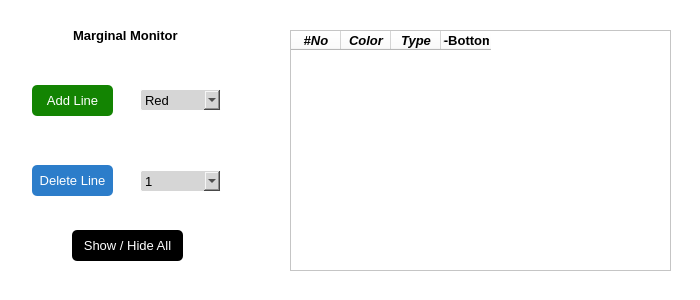
<?xml version="1.0" encoding="UTF-8"?>
<ui version="4.0">
 <class>MainGui</class>
 <widget class="QWidget" name="MainGui">
  <property name="geometry">
   <rect>
    <x>0</x>
    <y>0</y>
    <width>700</width>
    <height>300</height>
   </rect>
  </property>
  <property name="minimumSize">
   <size>
    <width>700</width>
    <height>300</height>
   </size>
  </property>
  <property name="maximumSize">
   <size>
    <width>700</width>
    <height>300</height>
   </size>
  </property>
  <property name="windowTitle">
   <string>Form</string>
  </property>
  <property name="styleSheet">
   <string notr="true">background-color: white</string>
  </property>
  <widget class="QLabel" name="label">
   <property name="geometry">
    <rect>
     <x>73</x>
     <y>20</y>
     <width>121</width>
     <height>31</height>
    </rect>
   </property>
   <property name="font">
    <font>
     <pointsize>10</pointsize>
     <bold>true</bold>
    </font>
   </property>
   <property name="text">
    <string>Marginal Monitor</string>
   </property>
  </widget>
  <widget class="QPushButton" name="pushButton">
   <property name="geometry">
    <rect>
     <x>32</x>
     <y>85</y>
     <width>81</width>
     <height>31</height>
    </rect>
   </property>
   <property name="font">
    <font>
     <pointsize>10</pointsize>
    </font>
   </property>
   <property name="styleSheet">
    <string notr="true">QPushButton {background-color: rgb(19, 132, 2); color: white; border-radius: 5px; cursor: pointer }  QPushButton:hover {border: 2px solid pink} 
</string>
   </property>
   <property name="text">
    <string>Add Line</string>
   </property>
  </widget>
  <widget class="QPushButton" name="pushButton_2">
   <property name="geometry">
    <rect>
     <x>32</x>
     <y>165</y>
     <width>81</width>
     <height>31</height>
    </rect>
   </property>
   <property name="font">
    <font>
     <pointsize>10</pointsize>
    </font>
   </property>
   <property name="styleSheet">
    <string notr="true">QPushButton {background-color: rgb(44, 125, 202); color: white; border-radius: 5px; cursor: pointer }  QPushButton:hover {border: 2px solid pink} 
</string>
   </property>
   <property name="text">
    <string>Delete Line</string>
   </property>
  </widget>
  <widget class="QComboBox" name="comboBox">
   <property name="geometry">
    <rect>
     <x>140</x>
     <y>89</y>
     <width>81</width>
     <height>22</height>
    </rect>
   </property>
   <property name="font">
    <font>
     <pointsize>10</pointsize>
    </font>
   </property>
   <property name="styleSheet">
    <string notr="true">background-color:rgb(214, 214, 214); border: 1px solid white; border-radius: 2px; color: rgb(0, 0, 0)</string>
   </property>
   <item>
    <property name="text">
     <string>Red</string>
    </property>
   </item>
   <item>
    <property name="text">
     <string>Green</string>
    </property>
   </item>
   <item>
    <property name="text">
     <string>Black</string>
    </property>
   </item>
   <item>
    <property name="text">
     <string>Blue</string>
    </property>
   </item>
   <item>
    <property name="text">
     <string>White</string>
    </property>
   </item>
   <item>
    <property name="text">
     <string>Yellow</string>
    </property>
   </item>
   <item>
    <property name="text">
     <string>Orange</string>
    </property>
   </item>
  </widget>
  <widget class="QComboBox" name="comboBox_2">
   <property name="geometry">
    <rect>
     <x>140</x>
     <y>170</y>
     <width>81</width>
     <height>22</height>
    </rect>
   </property>
   <property name="font">
    <font>
     <pointsize>10</pointsize>
    </font>
   </property>
   <property name="styleSheet">
    <string notr="true">background-color:rgb(214, 214, 214); border: 1px solid white; border-radius: 2px; color: rgb(0, 0, 0)</string>
   </property>
   <item>
    <property name="text">
     <string>1</string>
    </property>
   </item>
   <item>
    <property name="text">
     <string>2</string>
    </property>
   </item>
  </widget>
  <widget class="QTableWidget" name="tableWidget">
   <property name="geometry">
    <rect>
     <x>290</x>
     <y>30</y>
     <width>381</width>
     <height>241</height>
    </rect>
   </property>
   <attribute name="horizontalHeaderDefaultSectionSize">
    <number>50</number>
   </attribute>
   <column>
    <property name="text">
     <string>#No</string>
    </property>
    <property name="font">
     <font>
      <pointsize>10</pointsize>
      <italic>true</italic>
      <bold>true</bold>
     </font>
    </property>
   </column>
   <column>
    <property name="text">
     <string>Color</string>
    </property>
    <property name="font">
     <font>
      <pointsize>10</pointsize>
      <italic>true</italic>
      <bold>true</bold>
     </font>
    </property>
   </column>
   <column>
    <property name="text">
     <string>Type</string>
    </property>
    <property name="font">
     <font>
      <pointsize>10</pointsize>
      <italic>true</italic>
      <bold>true</bold>
     </font>
    </property>
   </column>
   <column>
    <property name="text">
     <string>Position (Top-Bottom / Left-Right)</string>
    </property>
    <property name="font">
     <font>
      <pointsize>10</pointsize>
      <bold>true</bold>
     </font>
    </property>
   </column>
  </widget>
  <widget class="QPushButton" name="pushButton_3">
   <property name="geometry">
    <rect>
     <x>72</x>
     <y>230</y>
     <width>111</width>
     <height>31</height>
    </rect>
   </property>
   <property name="font">
    <font>
     <pointsize>10</pointsize>
    </font>
   </property>
   <property name="styleSheet">
    <string notr="true">QPushButton {background-color: rgb(0, 0, 0); color: white; border-radius: 5px; cursor: pointer }  QPushButton:hover {border: 2px solid pink} 
</string>
   </property>
   <property name="text">
    <string>Show / Hide All</string>
   </property>
  </widget>
 </widget>
 <resources/>
 <connections/>
</ui>
